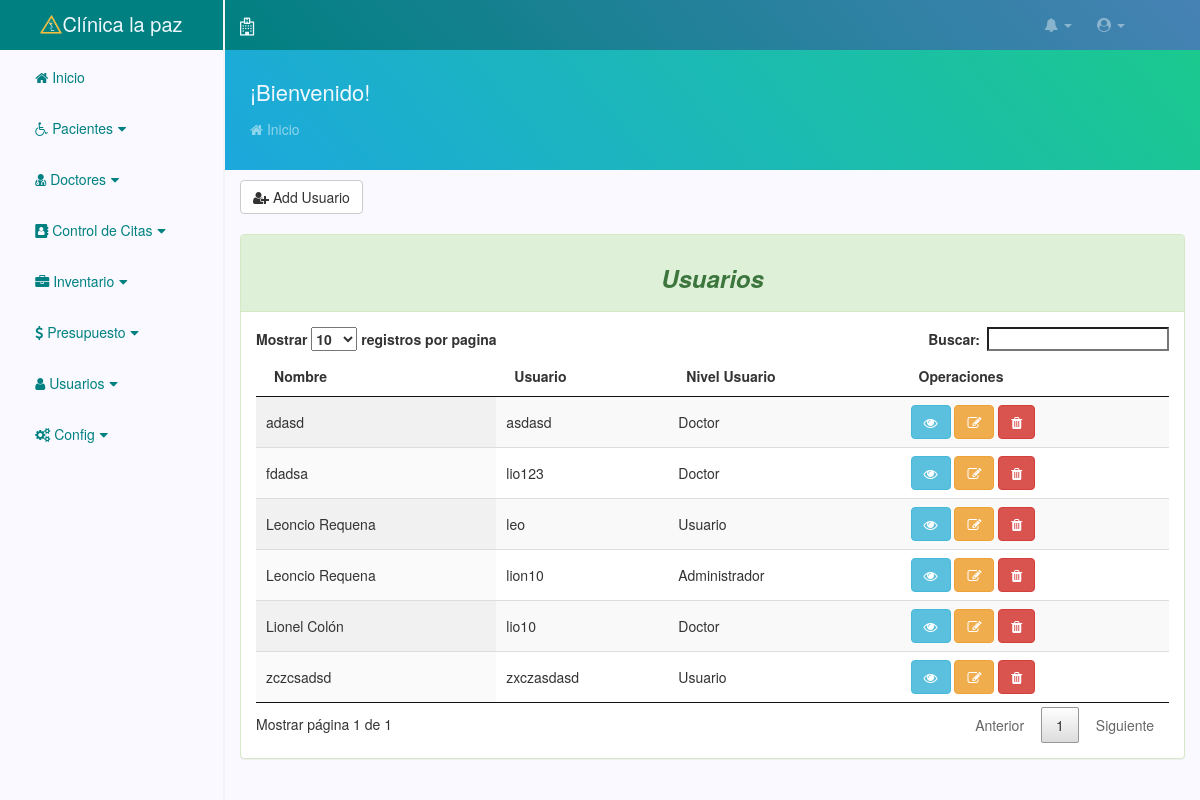
Screenshot of /php/usuarios.php (signed in) with the database file from the repository.
### tables this page shows
CREATE TABLE `usuarios` (
  `id_usuario` int(11) NOT NULL,
  `nombre` varchar(100) NOT NULL,
  `usuario` varchar(100) NOT NULL,
  `password` varchar(100) NOT NULL,
  `status` enum('activo','inactivo','','') NOT NULL,
  `id_tipo` int(11) NOT NULL
);

CREATE TABLE `tipo_usuario` (
  `id_tipo` int(11) NOT NULL,
  `tipo` varchar(100) NOT NULL
);

### php/usuarios.php (the view, shortened to what this page needs)
<?php
require_once("header.php");
 ?>
<div class="page-content">
    <div class="bread-content">
        <div class="container">
            <h4>¡Bienvenido!</h4>
            <span class="breadcoumb"><i class="fa fa-home"></i> Inicio</span>
        </div>
    </div>
    <div class="container-fluid">
        <div class="row" style="margin-top: 10px;">
        	<div class="col-xs-12 col-xs-offset-">
        		<a href="nuevousuario.php" class="btn btn-default" style="margin-bottom: 20px;"><span class="fa fa-user-plus"></span> Add Usuario</a>
        		<div class="panel panel-success">
        			<div class="panel-heading" style="">
        				<center><h3 style=""><strong><i>Usuarios</i></strong></h3></center>
        			</div>
        			<?php
        			require_once("../config/conexion.php");
        			$sql="SELECT u.*,t.tipo FROM usuarios AS u INNER JOIN tipo_usuario AS t ON u.id_tipo=t.id_tipo WHERE status='activo'";
        			$result=$con->query($sql);
        			 ?>
        			<div class="panel-body">
                     <div class="table-responsive">
        				<table id="tabla" class="display">
        					<thead>
        						<th>Nombre</th>
        						<th>Usuario</th>
        						<th>Nivel Usuario</th>
        						<th>Operaciones</th>
        					</thead>
        					<tbody id="content">
        					<?php while($row=mysqli_fetch_array($result)){ ?>
        						<tr>
        							<td><?php echo $row['nombre']; ?></td>
        							<td><?php echo $row['usuario']; ?></td>
        							<td><?php echo $row['tipo']; ?></td>
        							<td><a href="verusuario.php?id=<?php echo $row['id_usuario']; ?>" class="btn btn-info" style=""><span class="fa fa-eye" style=""></span></a> <a href="editarusuario.php?id=<?php echo $row['id_usuario']; ?>" class="btn btn-warning"><span class="fa fa-pencil-square-o"></span></a> <a href="javascript:eliminar_usuario('<?php echo $row['id_usuario']; ?>');" class="btn btn-danger"><span class="fa fa-trash"></span></a></td>
        						</tr>
        						<?php } ?>
        					</tbody>
        				</table>
                        </div>
        			</div>
        		</div>
        	</div>
        </div>
</div>
</div>
 <?php require_once("footer.php"); ?>

### public/css/estilos.css (style rules this page uses)
* { margin: 0; padding: 0; -webkit-box-sizing: border-box; -moz-box-sizing: border-box; box-sizing: border-box; text-decoration: none; }
body { background: #F9F9FF; }
.page-content { width: 100%; margin-top: -20px; position: relative; -webkit-box-sizing: border-box; -moz-box-sizing: border-box; box-sizing: border-box; overflow: hidden; }
.bread-content { height: 120px; background: linear-gradient(50deg,#1ca8dd,#1bc98e); }
.bread-content h4 { margin-top: 30px; margin-bottom: 15px; font-size: 22px; color: aliceblue; }
.bread-content .container { padding-left: 25px; }
.breadcoumb { color: rgba(255,255,255,.5); }

### rows the page displays
usuarios: nombre "Leoncio Requena", usuario "leo", id_tipo.tipo "Usuario"
usuarios: nombre "Leoncio Requena", usuario "lion10", id_tipo.tipo "Administrador"
usuarios: nombre "Lionel Colón", usuario "lio10", id_tipo.tipo "Doctor"
usuarios: nombre "zczcsadsd", usuario "zxczasdasd", id_tipo.tipo "Usuario"
usuarios: nombre "adasd", usuario "asdasd", id_tipo.tipo "Doctor"
usuarios: nombre "fdadsa", usuario "lio123", id_tipo.tipo "Doctor"
